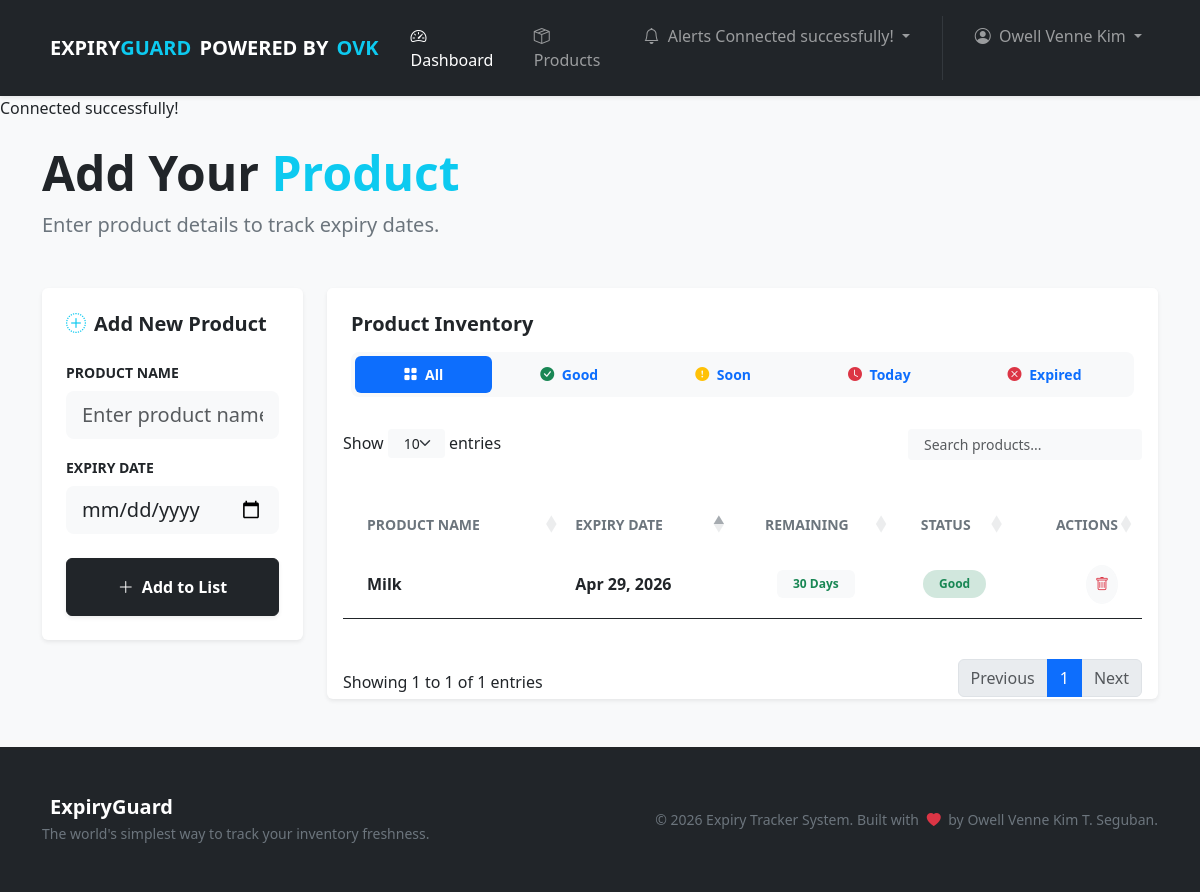
Screenshot of /product.php (signed in) with the database file from the repository.
### tables this page shows
CREATE TABLE `products` (
  `product_id` int(11) NOT NULL,
  `user_id` varchar(50) DEFAULT NULL,
  `product_name` varchar(255) NOT NULL,
  `expiry_date` date NOT NULL,
  `created_at` timestamp NOT NULL DEFAULT current_timestamp()
);

### models/ProductModel.php (called while the page is built, shortened)
<?php
function getAllProducts() {
    global $conn;
    $user_id = $_SESSION['auth_user']['user_id'];
    $sql = "SELECT * FROM products WHERE user_id = '$user_id' ORDER BY expiry_date ASC";
    $sql_run = mysqli_query($conn, $sql);
    return $sql_run;
}
?>

### product.php (the view, shortened to what this page needs)
<?php
include 'includes/header.php'; ?>
<?php include 'config/dbconn.php'; ?>
<?php include 'models/ProductModel.php'; ?>
<?php
function calculateExpiry($expiry_date) {
    $today = new DateTime('today');
    $expiry = new DateTime($expiry_date);
    $interval = $today->diff($expiry);
    $days = (int)$interval->format("%r%a");
    if ($days < 0) {
        return ['status' => 'Expired', 'class' => 'bg-danger-subtle text-danger', 'days' => $days];
    } elseif ($days == 0) {
        return ['status' => 'Expires Today', 'class' => 'bg-danger-subtle text-danger fw-bold', 'days' => $days];
    } elseif ($days <= 7) {
        return ['status' => 'Expiring Soon', 'class' => 'bg-warning-subtle text-warning text-dark', 'days' => $days];
    } else {
        return ['status' => 'Good', 'class' => 'bg-success-subtle text-success', 'days' => $days];
    }
}
?>
<div class="container py-5">
    <div class="row g-4">
        <div class="row align-items-center mb-4">
            <div class="col-lg-6 col-7">
                <h1 class="display-5 fw-bold text-dark mb-2">Add Your <span class="text-info">Product</span></h1>
                <p class="lead text-secondary mb-0">Enter product details to track expiry dates.</p>
            </div>
        </div>
        <div class="col-md-3 d-none d-lg-block">
            <div class="card border-0 shadow-sm sticky-top" style="top: 100px;">
                <div class="card-body p-4">
                    <h5 class="fw-bold mb-4 text-dark">
                        <i class="bi bi-plus-circle-dotted me-2 text-info"></i>Add New Product
                    </h5>
                    <form action="controller/ProductController.php" method="POST">
                        <div class="mb-3">
                            <label class="form-label fw-semibold small text-uppercase">Product Name</label>
                            <input type="text" name="product_name" class="form-control form-control-lg bg-light border-0 shadow-none px-3" placeholder="Enter product name" required>
                        </div>
                        <div class="mb-4">
                            <label class="form-label fw-semibold small text-uppercase">Expiry Date</label>
                            <input type="date" name="expiry_date" class="form-control form-control-lg bg-light border-0 shadow-none px-3" required>
                        </div>
                        <button type="submit" name="add_product_btn" class="btn btn-dark w-100 py-3 fw-bold shadow-sm">
                            <i class="bi bi-plus-lg me-2"></i>Add to List
                        </button>
                    </form>
                </div>
            </div>
        </div>
        <div class="col-lg-9 col-12">
            <div class="card border-0 shadow-sm overflow-hidden">
                <div class="card-header bg-white border-0 py-4 px-4">
                    <div class="d-flex justify-content-between align-items-center mb-3">
                        <h5 class="fw-bold mb-0 text-dark">Product Inventory</h5>
                    </div>
                    <ul class="nav nav-pills nav-fill bg-light p-1 rounded-3 small mb-2" id="statusFilter">
                        <li class="nav-item">
                            <button class="nav-link active rounded-2 py-2 fw-semibold border-0" data-filter="">
                                <i class="bi bi-grid-fill me-1"></i> All
                            </button>
                        </li>
                        <li class="nav-item">
                            <button class="nav-link rounded-2 py-2 fw-semibold border-0" data-filter="Good">
                                <i class="bi bi-check-circle-fill me-1 text-success"></i> Good
                            </button>
                        </li>
                        <li class="nav-item">
                            <button class="nav-link rounded-2 py-2 fw-semibold border-0" data-filter="Expiring Soon">
                                <i class="bi bi-exclamation-circle-fill me-1 text-warning"></i> Soon
                            </button>
                        </li>
                        <li class="nav-item">
                            <button class="nav-link rounded-2 py-2 fw-semibold border-0" data-filter="Today">
                                <i class="bi bi-clock-fill me-1 text-danger"></i> Today
                            </button>
                        </li>
                        <li class="nav-item">
                            <button class="nav-link rounded-2 py-2 fw-semibold border-0" data-filter="Expired">
                                <i class="bi bi-x-circle-fill me-1 text-danger"></i> Expired
                            </button>
                        </li>
                    </ul>
                </div>
                <div class="table-responsive">
                    <table id="myTable" class="table table-hover align-middle mb-0 p-3">
                        <thead class="bg-light border-0">
                            <tr>
                                <th class="ps-4 border-0 py-3 text-secondary small text-uppercase">Product Name</th>
                                <th class="border-0 py-3 text-secondary small text-uppercase">Expiry Date</th>
                                <th class="border-0 py-3 text-secondary small text-uppercase text-center">Remaining</th>
                                <th class="border-0 py-3 text-secondary small text-uppercase text-center">Status</th>
                                <th class="border-0 py-3 text-secondary small text-uppercase text-end pe-4">Actions</th>
                            </tr>
                        </thead>
                        <tbody class="border-0">
                            <?php
                            $products = getAllProducts();
                            if (mysqli_num_rows($products) > 0) {
                                while ($row = mysqli_fetch_assoc($products)) {
                                    $expiryInfo = calculateExpiry($row['expiry_date']);
                                    ?>
                                    <tr class="border-0">
                                        <td class="ps-4 py-4">
                                            <h6 class="mb-0 fw-bold"><?= htmlspecialchars($row['product_name']) ?></h6>
                                        </td>
                                        <td><span class="fw-semibold"><?= date('M d, Y', strtotime($row['expiry_date'])) ?></span></td>
                                        <td class="text-center">
                                            <span class="badge bg-light <?= $expiryInfo['days'] < 0 ? 'text-danger' : ($expiryInfo['days'] <= 7 ? 'text-warning' : 'text-success') ?> fw-bold p-2 px-3">
                                                <?= $expiryInfo['days'] ?> Days
                                            </span>
                                        </td>
                                        <td class="text-center">
                                            <span class="badge rounded-pill <?= $expiryInfo['class'] ?> px-3 py-2">
                                                <?= $expiryInfo['status'] ?>
                                            </span>
                                        </td>
                                        <td class="text-end pe-4">
                                            <form action="controller/ProductController.php" method="POST" onsubmit="return confirm('Are you sure you want to delete this?')">
                                                <button type="submit" name="delete_product_btn" class="btn btn-light btn-sm rounded-circle p-2 text-danger">
                                                    <i class="bi bi-trash"></i>
                                                </button>
                                            </form>
                                        </td>
                                    </tr>
                                    <?php
                                }
                            }
                            ?>
                        </tbody>
                    </table>
                </div>
            </div>
        </div>
    </div>
</div>
<?php include 'includes/footer.php'; ?>

### includes/navbar.php (style rules this page uses)
body { padding-bottom: 70px !important; }
@media (min-width: 992px) { body { padding-bottom: 0 !important; } }

### rows the page displays
products: product_name "Milk", expiry_date "Apr 29, 2026", expiry_date "30", expiry_date "Good"

### other values shown
$_SESSION['auth_user']['first_name'] "Owell Venne Kim"
